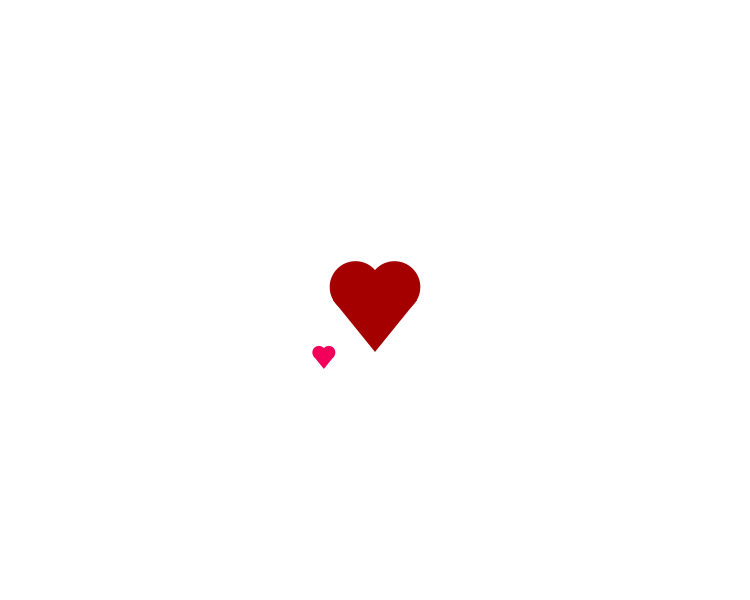
Frame 1 (no input)
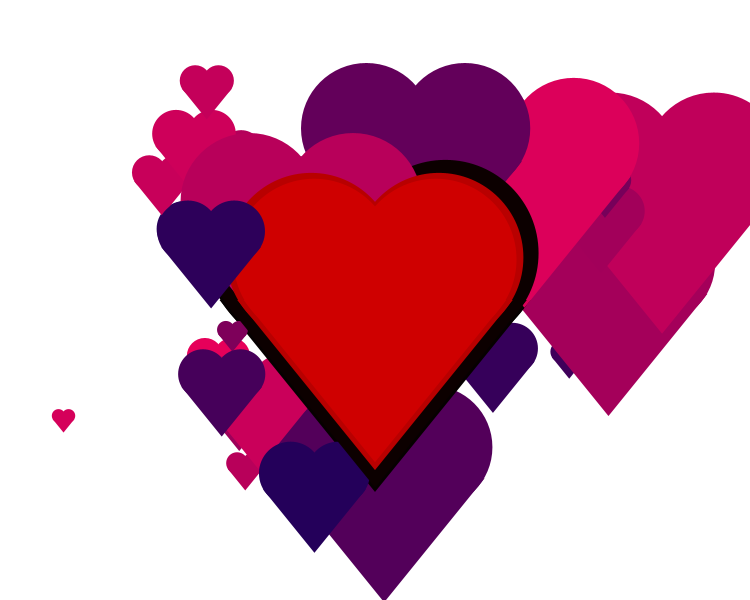
Frame 60 (the mouse pressed at the canvas centre just before this capture)
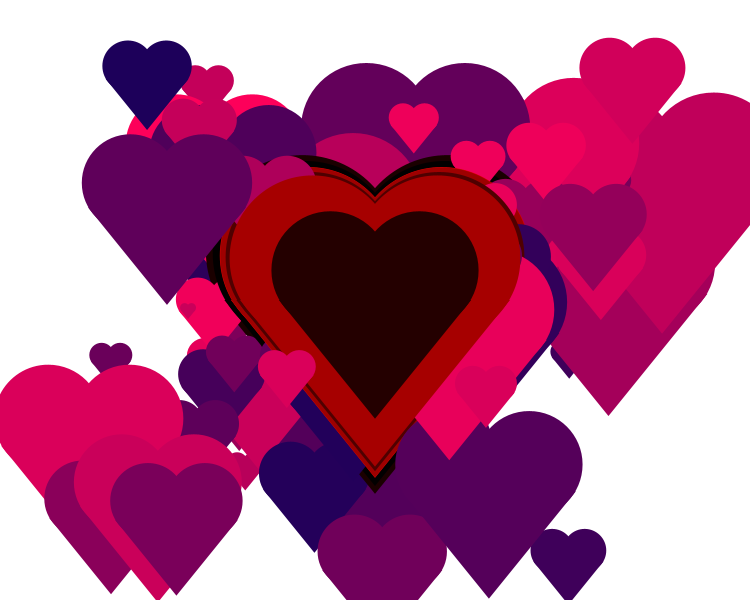
Frame 120 (the mouse held since frame 60 and released just before this capture)

The Processing sketch that drew these frames (run headless with seeded random() and noise(); from frame 60 on, the mouse is pressed at the canvas centre):

// Processing sketch: processing_14089
// ── processing_14089.pde

float x,y;
void setup(){

  size(750,600);
  smooth();
  translate(375,300);
  noStroke();
  background(255);
  x= 2;
}

void draw(){



  //coração grande batendo
  // background(255,255,255);
  fill(random(255),0,0);
  translate(375,300);
  scale(random(0,1));
  cor();

  /*
  // background(255,255,255);
   fill(random(255),random (255),0);
   translate(100,300);
   scale(random(0,1));
   cor();
   */

  //corações ao redor
  fill(random(255),random (0),90);
  translate(-375,-300);
  translate(random(750),random(600));
  scale(random(0,0.8));
  cor();
  

  if (x>750){
    x=1;
  }

}
// fim do draw



// *******************************
// cor(): comando que desenha o coracao
// *******************************
void cor() {
  ellipse (-75,-50,199,199);
  ellipse (75,-50,199,199);
  triangle(-162,0,162,0,0,200);  
}


void mouseClicked() {
  save(random(1000)+".png");
}
